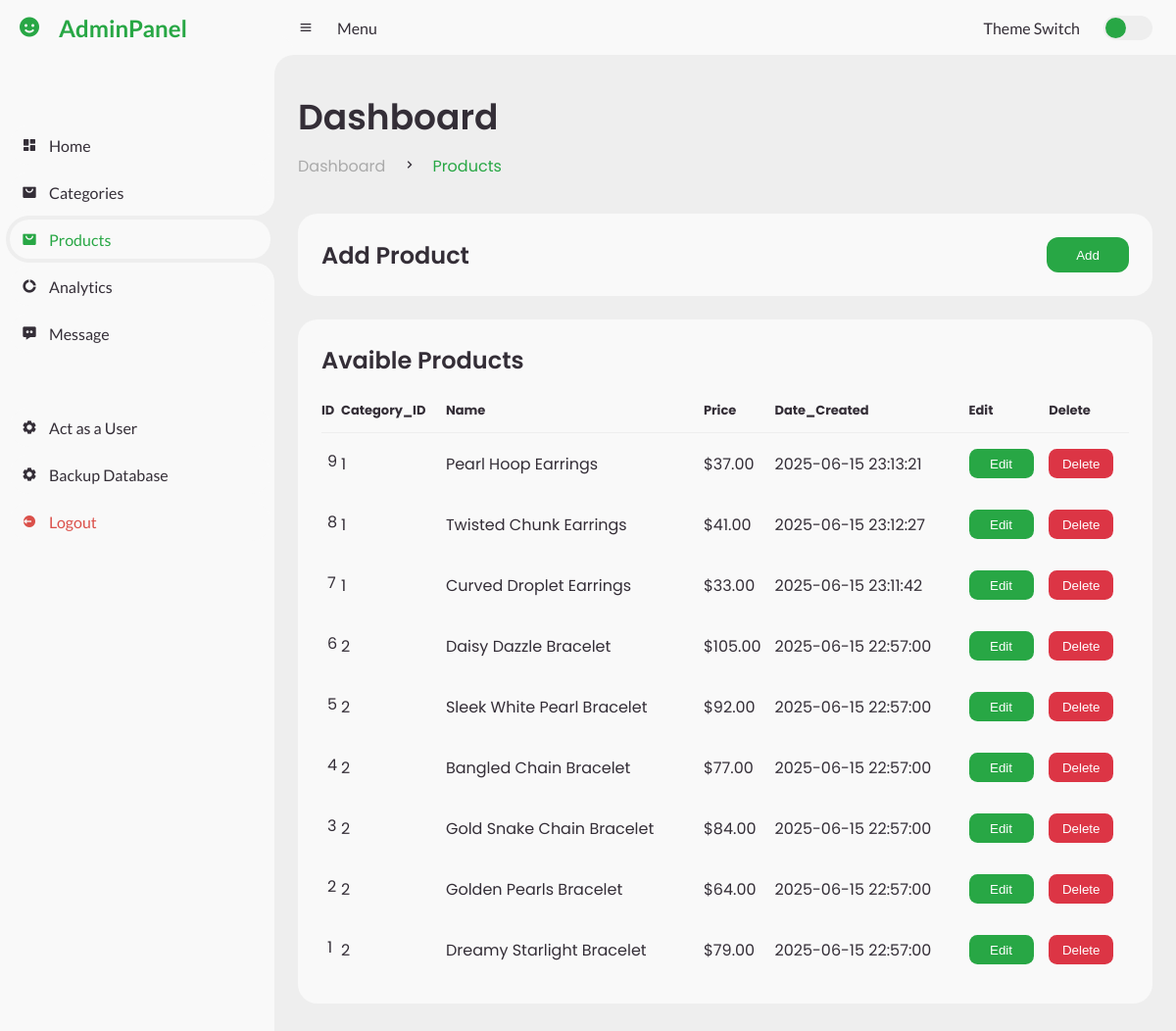
The app's page /admin/?products=true (signed in) with its own data.
### tables this page shows
CREATE TABLE `products` (
  `id` int(11) NOT NULL,
  `name` varchar(255) NOT NULL,
  `image_name` varchar(255) NOT NULL,
  `description` text NOT NULL,
  `image_path` varchar(255) NOT NULL,
  `price` int(11) NOT NULL,
  `category_id` int(11) NOT NULL,
  `created_at` timestamp NOT NULL DEFAULT current_timestamp()
);

### admin/client/products.php (the view)
<div class="head-title">
    <div class="left">
        <h1>Dashboard</h1>
        <ul class="breadcrumb">
            <li>
                <a href="#">Dashboard</a>
            </li>
            <li><i class='bx bx-chevron-right'></i></li>
            <li>
                <a class="active" href="#">Products</a>
            </li>
        </ul>
    </div>
</div>
<ul class="box-info">
    <li style="display: flex; justify-content: space-between; ">
        <span class="text">
            <h3>Add Product</h3>
        </span>
        <a href="?add_product=true"><button class="add-btn">Add</button></a>
    </li>
</ul>
<div class="table-data">
    <div class="order">
        <div class="head">
            <h3>Avaible Products</h3>
        </div>
        <table>
            <thead>
                <tr>
                    <th>ID</th>
                    <th>Category_ID</th>
                    <th>Name</th>
                    <th>Price</th>
                    <th>Date_Created</th>
                    <th>Edit</th>
                    <th>Delete</th>
                </tr>
            </thead>
            <tbody>
                <?php
                $sql = "SELECT * FROM products ORDER BY id DESC;";
                $result = $conn->query($sql);
                if (isset($result)) {
                    if ($result->num_rows > 0) {
                        while ($row = $result->fetch_assoc()) {
                            $id = $row['id'];
                            $category_id = ucfirst($row['category_id']);
                            $name = $row['name'];
                            $price = $row['price'];
                            $image_name = $row['image_name'];
                            $created_at = $row['created_at'];
                            echo "<tr>
                    <td>
                    <p>$id</p>
                    </td>
                    <td><p>$category_id</p></td>
                    <td>$name</td>
                    <td>$$price.00</td>
                    <td>$created_at</td>
                    <input type='hidden' value'$id' name='id'>
                    <input type='hidden' value'$image_name' name='image_name'>
                    <td><a href='?edit_product=true&product_id=$id'><button class='edit'>Edit</button></a></td>
                    <td><a href='?delete_product=true&product_id=$id&product_image=$image_name'><button class='delete'>Delete</button></a></td>
                </tr>";
                        }
                    }
                }
                ?>
            </tbody>
        </table>
    </div>
</div>

### admin/public/css/style.css (style rules this page uses)
* { margin: 0; padding: 0; box-sizing: border-box; }
a { text-decoration: none; }
li { list-style: none; }
:root { --poppins: "Poppins", sans-serif; --lato: "Lato", sans-serif; --light: #f9f9f9; --blue: #28a745; --light-blue: #d4edda ; --grey: #eee; --dark-grey: #aaaaaa; --dark: #342e37; --red: #db504a; --yellow: #ffce26; --light-yellow: #fff2c6; --orange: #fd7238; --light-orange: #ffe0d3; }
html { overflow-x: hidden; }
body { background: var(--grey); overflow-x: hidden; }
.edit { background-color: #28a745; width: 5.5vw; height: 2.5vw; color: white; border: none; border-radius: 0.7vw; cursor: pointer; }
.delete { background-color: #dc3545; width: 5.5vw; height: 2.5vw; color: white; border: none; border-radius: 0.7vw; cursor: pointer; }
.add-btn { background-color: #28a745; width: 7vw; height: 3vw; color: white; border: none; border-radius: 1vw; cursor: pointer; }
#content main .head-title { display: flex; align-items: center; justify-content: space-between; grid-gap: 16px; flex-wrap: wrap; }
#content main .head-title .left h1 { font-size: 36px; font-weight: 600; margin-bottom: 10px; color: var(--dark); }
#content main .head-title .left .breadcrumb { display: flex; align-items: center; grid-gap: 16px; }
#content main .head-title .left .breadcrumb li { color: var(--dark); }
#content main .head-title .left .breadcrumb li a { color: var(--dark-grey); pointer-events: none; }
#content main .head-title .left .breadcrumb li a.active { color: var(--blue); pointer-events: unset; }
#content main .box-info { display: grid; grid-template-columns: repeat(auto-fit, minmax(240px, 1fr)); grid-gap: 24px; margin-top: 36px; }
#content main .box-info li { padding: 24px; background: var(--light); border-radius: 20px; display: flex; align-items: center; grid-gap: 24px; }
#content main .box-info li .text h3 { font-size: 24px; font-weight: 600; color: var(--dark); }
#content main .table-data { display: flex; flex-wrap: wrap; grid-gap: 24px; margin-top: 24px; width: 100%; color: var(--dark); }
#content main .table-data > div { border-radius: 20px; background: var(--light); padding: 24px; overflow-x: auto; }
#content main .table-data .head { display: flex; align-items: center; grid-gap: 16px; margin-bottom: 24px; }
#content main .table-data .head h3 { margin-right: auto; font-size: 24px; font-weight: 600; }
#content main .table-data .order { flex-grow: 1; flex-basis: 500px; }
#content main .table-data .order table { width: 100%; border-collapse: collapse; }
#content main .table-data .order table th { padding-bottom: 12px; font-size: 13px; text-align: left; border-bottom: 1px solid var(--grey); }
#content main .table-data .order table td { padding: 16px 0; }
#content main .table-data .order table tr td:first-child { display: flex; align-items: center; grid-gap: 12px; padding-left: 6px; }

### records on screen
products: id "9", category "1", name "Pearl Hoop Earrings", price "37", created_at "2025-06-15 23:13:21"
products: id "8", category "1", name "Twisted Chunk Earrings", price "41", created_at "2025-06-15 23:12:27"
products: id "7", category "1", name "Curved Droplet Earrings", price "33", created_at "2025-06-15 23:11:42"
products: id "6", category "2", name "Daisy Dazzle Bracelet", price "105", created_at "2025-06-15 22:57:00"
products: id "5", category "2", name "Sleek White Pearl Bracelet", price "92", created_at "2025-06-15 22:57:00"
products: id "4", category "2", name "Bangled Chain Bracelet", price "77", created_at "2025-06-15 22:57:00"
products: id "3", category "2", name "Gold Snake Chain Bracelet", price "84", created_at "2025-06-15 22:57:00"
products: id "2", category "2", name "Golden Pearls Bracelet", price "64", created_at "2025-06-15 22:57:00"
products: id "1", category "2", name "Dreamy Starlight Bracelet", price "79", created_at "2025-06-15 22:57:00"
